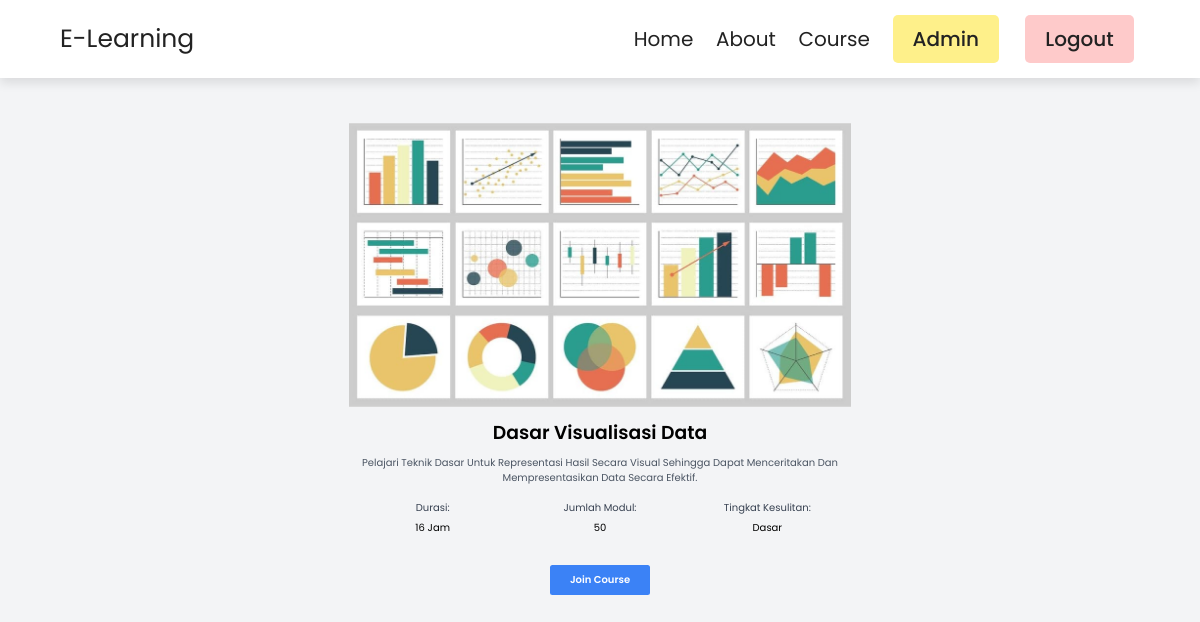
/join_course.php?id=4 (signed in), run on the app's committed database.
### tables this page shows
CREATE TABLE `user` (
  `id` int(11) NOT NULL,
  `nama` varchar(200) NOT NULL,
  `email` varchar(200) NOT NULL,
  `role` varchar(20) NOT NULL,
  `password` varchar(200) NOT NULL
);

CREATE TABLE `course` (
  `id` int(11) NOT NULL,
  `nama` varchar(200) NOT NULL,
  `deskripsi` text NOT NULL,
  `durasi` int(11) NOT NULL,
  `jumlah_modul` int(11) NOT NULL,
  `tingkat` varchar(20) NOT NULL,
  `gambar` varchar(300) NOT NULL
);

### join_course.php (the view, shortened to what this page needs)
<?php
include("config.php");
if (isset($_SESSION['loginInfo'])) {
  $loginInfo = $_SESSION['loginInfo'];
  $name = '';
  $sql = "SELECT * FROM user WHERE id = '" . $loginInfo['id'] . "'";
  $query = mysqli_query($db, $sql);
  if (mysqli_num_rows($query)) {
    $row = mysqli_fetch_array($query);
    $name = $row['nama'];
  }
}
$courseId = $_GET['id'];
$query = "SELECT * FROM course WHERE id = $courseId";
$result = mysqli_query($db, $query);
$course = mysqli_fetch_assoc($result);
?>
<!DOCTYPE html>
<html>
<head>
  <link rel="stylesheet" href="css/style.css">
  <script src="https://cdn.tailwindcss.com?plugins=forms,typography,aspect-ratio,line-clamp"></script>
</head>
<body>
  <section class="header">
    <a href="home" class="logo">E-Learning</a>
    <nav class="navbar">
      <a href="home.php">home</a>
      <a href="about.php">about</a>
      <a href="course.php">course</a>
      <?php
      if (isset($_SESSION['loginInfo'])) {
        echo '<a href="profile.php" class="text-white bg-yellow-200 hover:bg-yellow-300 focus:ring-yellow-400 font-medium rounded-lg text-sm px-8 ml-2 py-4 mr-2.5 mb-2">' . $name . '</a>';
        echo '<a href="login.php" class="text-white bg-red-200 hover:bg-red-300 focus:ring-red-400 font-medium rounded-lg text-sm px-8 ml-2 py-4 mr-2.5 mb-2">Logout</a>';
      } else {
        echo '<a href="profile.php">profile</a>';
        echo '<a href="login.php" class="text-white bg-yellow-200 hover:bg-yellow-300 focus:ring-yellow-400 font-medium rounded-lg text-sm px-8 ml-2 py-4 mr-2.5 mb-2">Login</a>';
      }
      ?>
    </nav>
  </section>
  <section class="bg-gray-100">
    <div class="min-h-screen flex flex-col items-center justify-center">
      <div class="container mx-auto px-4 py-6 flex-grow">
        <div class="flex flex-wrap items-center justify-center gap-6">
          <div class="w-full md:w-1/2">
            <img class="w-full h-auto" src="<?php echo $course['gambar']; ?>" alt="Course Image">
          </div>
          <div class="w-full md:w-1/2 text-center">
            <h3 class="text-3xl font-semibold mb-4"><?php echo $course['nama']; ?></h3>
            <p class="text-gray-600 mb-6"><?php echo $course['deskripsi']; ?></p>
            <div class="flex flex-wrap mb-6">
              <div class="w-full md:w-1/2 lg:w-1/3">
                <p class="mb-2 text-gray-700">Durasi:</p>
                <p><?php echo $course['durasi']; ?> jam</p>
              </div>
              <div class="w-full md:w-1/2 lg:w-1/3">
                <p class="mb-2 text-gray-700">Jumlah Modul:</p>
                <p><?php echo $course['jumlah_modul']; ?></p>
              </div>
              <div class="w-full md:w-1/2 lg:w-1/3">
                <p class="mb-2 text-gray-700">Tingkat Kesulitan:</p>
                <p><?php echo $course['tingkat']; ?></p>
              </div>
            </div>
            <form action="join_course_process.php" method="POST">
              <button type="submit" name="joinCourse" class="bg-blue-500 hover:bg-blue-600 text-white font-semibold py-3 px-8 rounded mt-6">Join Course</button>
            </form>
          </div>
        </div>
      </div>
    </div>
  </section>
</body>
</html>

### css/style.css (style rules this page uses)
:root { --main-color: #8e44ad; --black: #222; --white: #fff; --light-black: #777; --light-white: #fff9; --light-bg: #eee; --border: .1rem solid var(--black); --box-shadow: 0 .5rem 1rem rgba(0, 0, 0, .1); --text-shadow: 0 1.5rem 3 rem rgba(0, 0, 0, .3); }
* { font-family: 'Poppins', sans-serif; margin: 0; padding: 0; box-sizing: border-box; outline: none; border: none; text-decoration: none; text-transform: capitalize; }
html { font-size: 62.5%; overflow-x: hidden; }
section { padding: 5rem 10%; }
.header { position: sticky; top: 0; left: 0; right: 0; z-index: 1000; background-color: var(--white); display: flex; padding-top: 2rem; padding-bottom: 2rem; box-shadow: var(--box-shadow); align-items: center; justify-content: space-between; }
.header .logo { font-size: 2.5rem; color: var(--black); }
.header .navbar a { font-size: 2rem; margin-left: 2rem; color: var(--black); }
@media (max-width:1200px) { section { padding: 3rem 5%; } }

### join_course.php (style rules this page uses)
body { min-height: 100vh; }

### data on the page
user: nama "Admin"
course: gambar (picture), nama "Dasar Visualisasi Data", deskripsi "Pelajari Teknik Dasar Untuk Representasi Hasil Secara Visual Sehingga Dapat Menceritakan Dan Mempresentasikan Data Secara Efektif.", durasi "16", jumlah_modul "50", tingkat "Dasar"
